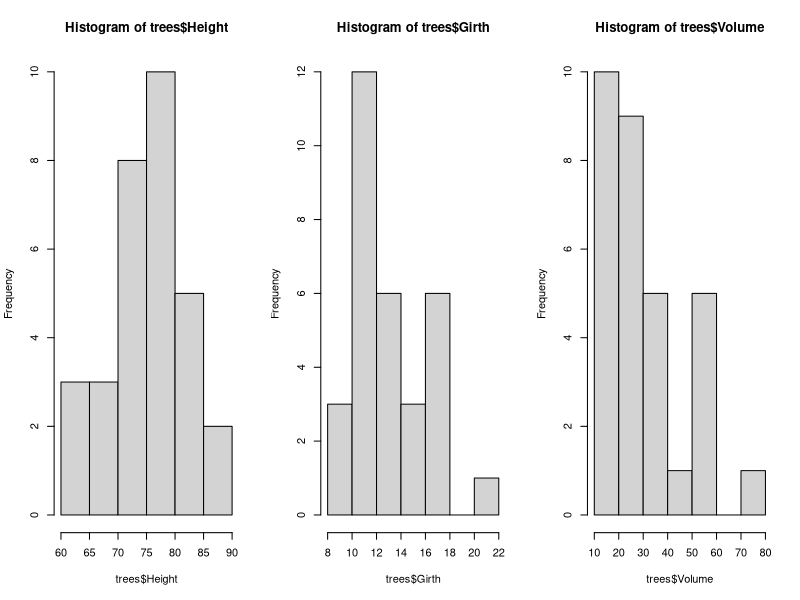
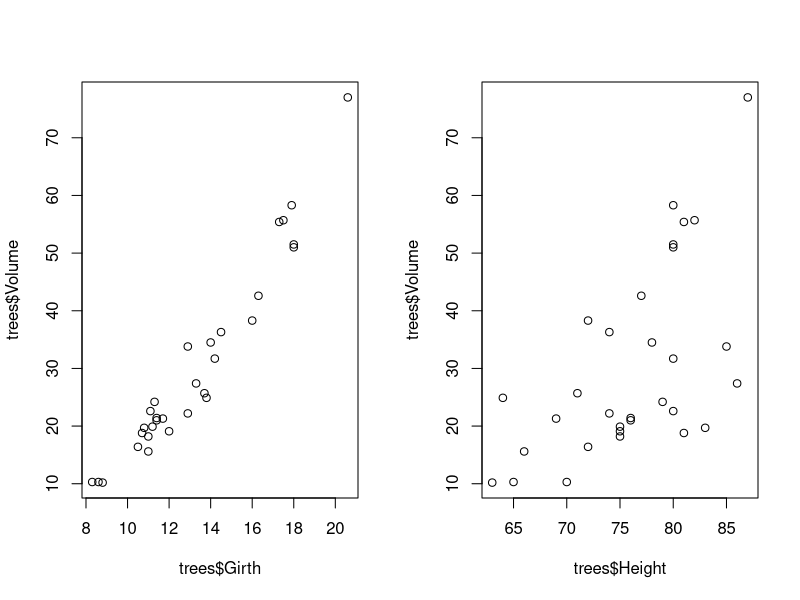
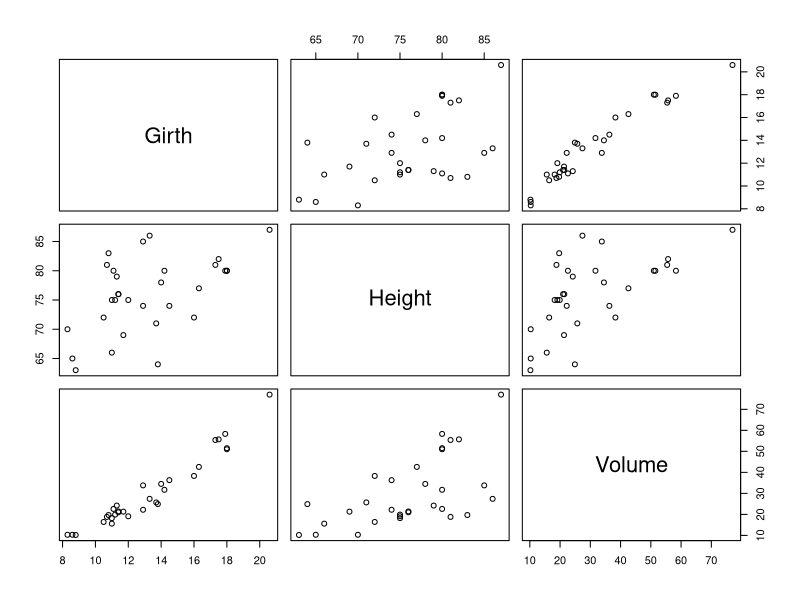
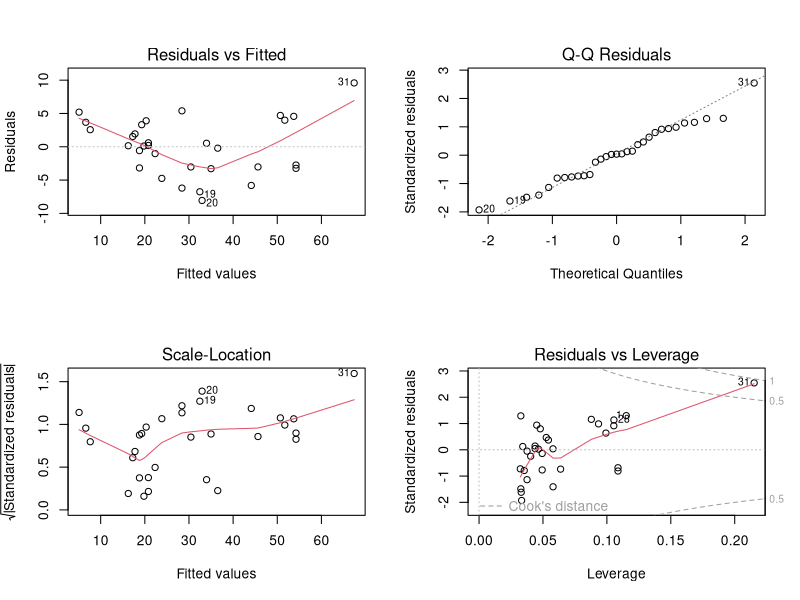
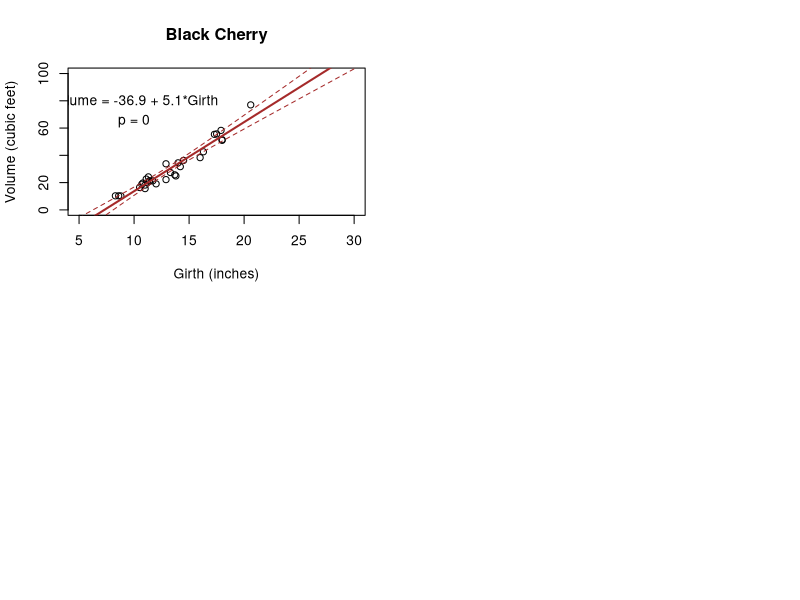

Source code (R) for these figures, in order: (Note: this script raises an error after producing the figures.)

##################################################
####                                          ####  
####  R Bootcamp #1, Module 1                 ####
####                                          #### 
####   University of Nevada, Reno             ####
####                                          #### 
##################################################

## NOTE: this module borrows heavily from an R short course developed by a team at Colorado State University. 
   # Thanks to Perry Williams at UNR for allowing us to use these materials!!

##################################################
####  Getting started with R: the basics      ####
##################################################


myname <- 'Alfred' 


###############
# R DEMO: 
###############

#  don't worry if you don't understand this just yet- this is just a taste of where we are going!

#########
# load a built-in dataset

data(trees)


#########
# explore the data object

summary(trees)    # summary statistics for all variables in data frame
str(trees)        # summary of the data structure


#########
# visualize the data

   # histograms:
layout(matrix(1:3,nrow=1,byrow = T))    # set up a multi-panel graphics device (three plots side by side)
hist(trees$Height)                       # visualize the distribution of height data
hist(trees$Girth)                        # visualize the distribution of girth data
hist(trees$Volume)                       # visualize the distribution of volume data

   # bivariate scatterplots:

layout(matrix(1:2,nrow=1,byrow = T))      # set graphics device with 2 plots side by side
plot(trees$Volume~trees$Girth)            # scatterplot of volume against girth
plot(trees$Volume~trees$Height)           # scatterplot of volume against height

pairs(trees)    # plots all scatterplots together as a scatterplot matrix!



##########
# perform linear regression analysis

model1 <- lm(Volume~Girth,data=trees)        # regress Volume on Girth

summary(model1)    # examine the results


######
# test key assumptions visually

layout(matrix(1:4,nrow=2,byrow=T))  # set up graphics window
plot(model1)  # run diagnostic plots for our regression


#########
# visualize the results!

xvals <- seq(5,30,0.5)            # set the range of "Girth" values over which you want to make predictions about "Volume"
pred <- predict(model1,newdata=data.frame(Girth=xvals),interval = "confidence",level = 0.99)   # use the linear model to make predictions about "Volume"

plot(trees$Volume~trees$Girth,xlab="Girth (inches)",ylab="Volume (cubic feet)",main="Black Cherry",
     xlim=range(xvals),ylim=c(0,100))         # Make a pretty scatterplot

abline(model1,lwd=2,col="brown")              # Add the regression line
lines(xvals,pred[,"upr"],col="brown",lty=2)       # Add the upper bound of the confidence interval
lines(xvals,pred[,"lwr"],col="brown",lty=2)       #      ... and the lower bound
text(10,80,sprintf("Volume = %s + %s*Girth",round(coefficients(model1)[1],1),round(coefficients(model1)[2],1)))       # Add the regression coefficients
text(10,65,sprintf("p = %s",round(summary(model1)$coefficients[,"Pr(>|t|)"][2],3)))     # Add the p-value


#############
### functions
#############

sum(1, 2, 3, 10)    # returns: 15

c(1, 2, 3, 10)   # combine four numbers into a single data object (a vector!)

floor(67.8)  # removes the decimal component of a number
round(67.8)  # rounds a number

round     # oops, we forgot to add parenthesis!

help(round)  # a function for getting help with functions!!
?round         # shortcut for the 'help' function



########
# basic mathematical operations

2+3              # addition 
'+'(2,3)                 # see, this is really a function in disguise!
          
6-10             # subtraction
          
2.5*33           # multiplication
      
4/5              # division
      
2^3              # exponentiation
        
sqrt(9)          # square root 
      
8^(1/3)          # cube root      
       
exp(3)           # antilog     

log(20.08554)    # natural logarithm (but it's possible to change the base)

log10(147.9108)  # common logarithm 

log(147.9108, base=10) 

factorial(5)     # factorial


##################
####  Create R Objects 
##################

#############
### scalars
#############

scalar1 <- 'this is a scalar'
scalar2 <- 104
scalar3 <- 5 + 6.5    # evaluates to the single value 11.5
scalar4 <- '4'


typeof(scalar4)    # returns: character

## what is this type?
scalar5 <- TRUE
typeof(scalar5)    # returns: logical


## what happens when we run this line of code? Think about the types.
scalar2 + scalar4


#############
### VECTORS
#############

vector1 <- c(1.1, 2.1, 3.1, 4)   # the "c()" function combines smaller data objects into a larger object
vector2 <- c('a', 'b', 'c')
vector3 <- c(TRUE, 'a', 1)


a <- 1
b <- 2
c <- c(3,4)

myvec <- c(a, b, c)   # create a vector from existing data objects
myvec


length(myvec)    # the "length()" function returns the number of elements in a vector

d1 <- myvec           # copy the vector "myvec"
d2 <- myvec+3         # add 3 to all elements of the vector "myvec"
d3 <- d1+d2           # elementwise addition
d4 <- d1+c(1,2)       # what does this do?

## inspect the objects by calling them in the console (or script window)
d1    # returns: 1 2 3
d2    # returns: 4 5 6
d3    # returns: 5 7 9
d4    # returns: 2 4 4


#############
### MATRICES
#############

mymat <- cbind(d1,d2)        # create a matrix by binding vectors, with vector d1 as column 1 and d2 as column 2
mymat
class(mymat)   # confirm that the new object "mymat" is a matrix using the 'class()' function


mymat <- matrix(c(1,2,3,4,5,6),nrow=3,ncol=2)        # create matrix another way (stack columns together)
mymat

mymat <- matrix(c(1,2,3,4,5,6),nrow=3,ncol=2,byrow=T)        # create matrix another way (stack rows together)
mymat

mymat <- rbind(c(1,4),c(2,5),c(3,6))        # create matrix another way (stacking three vectors on top of one another)
mymat


# math with matrices

mymat + 2
mymat/sum(mymat)


#############
### LISTS
#############

mylist <- list()        # create empty list
mylist[[1]] <- c(1,2,3)     # note the double brackets- this is one way to reference list elements. 
mylist[[2]] <- c(4,5)
mylist[[3]] <- "Alfred"
mylist


#############
### DATA FRAMES
#############
mydf <- data.frame(col1=c(1,2,3),colW2=c(4,5,6))        # create a ‘data frame’ with two columns. Each column is a vector of length 3
mydf


names(mydf)          # view or change column names
names(mydf)=c("meas_1","meas_2")        # provide new names for columns
mydf


rownames(mydf) <- c("obs1","obs2","obs3")
mydf


#############
### MAKING UP DATA!
#############

#######
# Generating vector sequences

1:10                        # sequential vector from 1 to 10
10:1                        # reverse the order

seq(from=1,to=10,by=1)      # equivalent to 1:10
seq(10,1,-1)                # equivalent to 10:1
seq(1,10,length=10)         # equivalent to 1:10
seq(0,1,length=5)          # sequence of length 10 between 0 and 1 



##############
# Repeating vector sequences

rep(0,times=3)                # repeat 0 three times
rep(1:3,times=2)              # repeat 1:3 two times
rep(1:3,each=2)               # repeat each element of 1:3 two times


###########
# Random numbers

z <- rnorm(10)                # 10 realizations from std. normal
z
y <- rnorm(10,mean=-2,sd=4)           # 10 realizations from N(-2,4^2)
y

rbinom(5,size=3,prob=.5)                # 5 realizations from Binom(3,0.5)
rbinom(5,3,.1)                # 5 realizations from Binom(3,0.1)

runif(10)                # 10 standard uniform random numbers
runif(10,min=-1,max=1)        # 10 uniform random variates on [-1,1]


############
# Make up an entire fake data frame!

my.data <- data.frame(
  Obs.Id = 1:100,
  Treatment = rep(c("A","B","C","D","E"),each=20),
  Block = rep(1:20,times=5),
  Germination = rpois(100,lambda=rep(c(1,5,4,7,1),each=20)),   # random poisson variable
  AvgHeight = rnorm(100,mean=rep(c(10,30,31,25,35,7),each=20))
)
head(my.data)

summary(my.data)    # Use the "summary()" function to summarize each column in the data frame.


############
### Accessing, indexing and subsetting data
############

# X[i]         access the ith element of vector X

myvec <- 2:10
myvec
myvec[3]
myvec[c(1,5)]
myvec[-3]


myvec <- 1:4
names(myvec) <- c("fred","sally","mimi","terrence")
myvec
myvec["terrence"]
myvec[c("sally","fred")]


# X[a,b]       access row a, column b element of matrix/data frame X
# X[,b]        access all rows of column b of matrix/data frame X
# X[a,]        access row a of matrix/data frame X

d <- matrix(1:6,nrow=3,ncol=2)
d
d[,2]                # 2nd column of d
d[2,]                # 2nd row of d
d[2:3,]        # 2nd and 3rd rows of d in a matrix


# $            access component of an object (data frame or list)
# Z_list[[i]]  access the ith element of list Z

mydf=my.data[21:30,]  # only keep 10 rows
mydf

## many ways of accessing a particular column of a data frame
mydf$Germination           # Subsetting a data frame
mydf[["Germination"]]      # same thing!
mydf[,4]                   # same thing!
mydf[[4]]                  # same thing!
mydf[,"Germination"]       # same thing!

# Data frame can also be indexed just like a matrix
mydf[,2]
mydf[2,]
mydf[,2:3]
mydf[2,2:3]



###############
# Other data exploration tricks in R

length(d2)        # Obtain length (# elements) of vector d2
dim(mymat)        # Obtain dimensions of matrix or array
summary(my.data)  # summarize columns in a data frame. 
names(my.data)    # get names of variables in a data frame (or names of elements in a named vector)
nrow(my.data)     # get number of rows/observations in a data frame
ncol(my.data)     # get number of columns/variables in a data frame
str(my.data)      # look at the "internals" of an object (useful for making sense of complex objects!)


############
### CHALLENGE EXERCISES
############

### Challenge 1: Create a 3 by 2 matrix equivalent to mymat by binding rows 

# (HINT: use the "rbind()" function), using the following as rows:

c(1,4) 
c(2,5) 
c(3,6)

### Challenge 2: Is mymat[-c(1,2),] a matrix or a vector? HINT: you can use the "class()" function to help out.

### Challenge 3: Create a new matrix 'mymat2' that represents only columns 3 to 5 of data frame mydf.

### Challenge 4: Create a 3 by 1 (3 rows, 1 column) matrix called 'mymat3' with elements c(1,2,3). How is this matrix different from a vector (e.g., created by running the command '1:3')? HINT: use the "dim()" function, which returns the dimensionality of an object.

### Challenge 5: Take your matrix 'mymat2' and convert (coerce) it to a vector containing all elements in the matrix. HINT: use the 'c()' function to combine the first column and the second column into a single vector object.

### Challenge 6: Create a list named 'mylist' that is composed of a vector: 1:3, a matrix: matrix(1:6,nrow=3,ncol=2), and a data frame: data.frame(x=c(1,2,3),y=c(TRUE,FALSE,TRUE),z=c("a","a","b")).

### Challenge 7: Extract the first and third observation from the 2nd row of the data frame in 'd.list' (the list created in challenge 6 above).

### Challenge 8: (extra challenging!) Create a data frame named 'df_spatial' that contains 25 locations, with 'long' and 'lat' as the column names (25 rows/observations, 2 columns/variables). These locations should describe a 5 by 5 regular grid with extent long: [-1,1] and lat: [-1,1]. 

###     HINT: you don't need to type each location in by hand! Use the 'rep()' and 'seq()' functions instead.


########
# Code for visualizing the results from challenge problem 8

plot(x=df_spatial$long, y=df_spatial$lat, main="Regular grid",xlab="long",ylab="lat",xlim=c(-1.5,1.5),ylim=c(-1.5,1.5),pch=20,cex=2)
abline(v=c(-1,1),h=c(-1,1),col="green",lwd=1)

